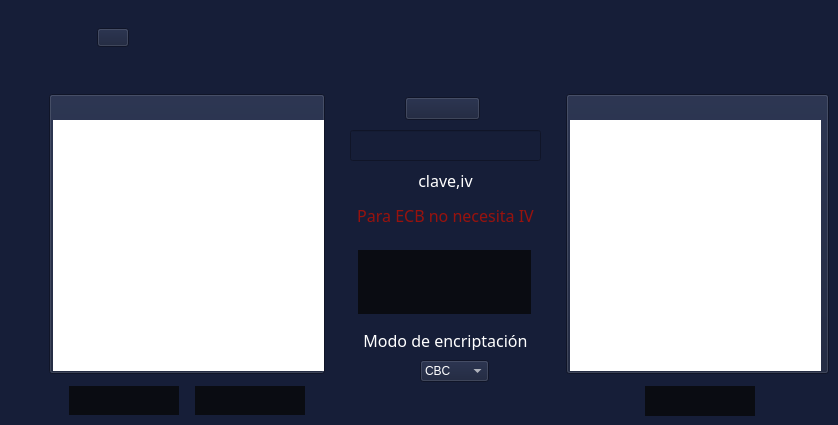
          <widget class="QWidget" name="blDes">
           <property name="styleSheet">
            <string notr="true">*{
	background-color: rgb(22,30,56);
}
QToolButton{
	color: rgb(255,255,255);
	background:rgb(10,12,18);
	border:none;
}
QToolButton:hover{
	background:rgb(33,38,52);
	border:none;
}
QTextEdit{
	background:rgb(255,255,255);
	border:none;
}
QLineEdit{
	color:rgb(255, 255, 255)
}</string>
           </property>
           <widget class="QPushButton" name="pushButton_17">
            <property name="geometry">
             <rect>
              <x>97</x>
              <y>28</y>
              <width>32</width>
              <height>19</height>
             </rect>
            </property>
            <property name="text">
             <string/>
            </property>
            <property name="icon">
             <iconset>
              <normaloff>src/titulos/Des.png</normaloff>src/titulos/Des.png</iconset>
            </property>
            <property name="iconSize">
             <size>
              <width>32</width>
              <height>19</height>
             </size>
            </property>
           </widget>
           <widget class="QPushButton" name="pushButton_51">
            <property name="geometry">
             <rect>
              <x>49</x>
              <y>94</y>
              <width>276</width>
              <height>280</height>
             </rect>
            </property>
            <property name="text">
             <string/>
            </property>
            <property name="icon">
             <iconset>
              <normaloff>src/textoDeseado.png</normaloff>src/textoDeseado.png</iconset>
            </property>
            <property name="iconSize">
             <size>
              <width>276</width>
              <height>280</height>
             </size>
            </property>
           </widget>
           <widget class="QTextEdit" name="desTextoOriginal">
            <property name="geometry">
             <rect>
              <x>53</x>
              <y>120</y>
              <width>271</width>
              <height>251</height>
             </rect>
            </property>
           </widget>
           <widget class="QToolButton" name="desCifrar">
            <property name="geometry">
             <rect>
              <x>69</x>
              <y>386</y>
              <width>110</width>
              <height>29</height>
             </rect>
            </property>
            <property name="cursor">
             <cursorShape>PointingHandCursor</cursorShape>
            </property>
            <property name="text">
             <string/>
            </property>
            <property name="icon">
             <iconset>
              <normaloff>src/BotonesGral/Cifrar.png</normaloff>src/BotonesGral/Cifrar.png</iconset>
            </property>
            <property name="iconSize">
             <size>
              <width>110</width>
              <height>29</height>
             </size>
            </property>
           </widget>
           <widget class="QToolButton" name="desDescifrar">
            <property name="geometry">
             <rect>
              <x>195</x>
              <y>386</y>
              <width>110</width>
              <height>29</height>
             </rect>
            </property>
            <property name="cursor">
             <cursorShape>PointingHandCursor</cursorShape>
            </property>
            <property name="text">
             <string/>
            </property>
            <property name="icon">
             <iconset>
              <normaloff>src/BotonesGral/Descifrar.png</normaloff>src/BotonesGral/Descifrar.png</iconset>
            </property>
            <property name="iconSize">
             <size>
              <width>110</width>
              <height>29</height>
             </size>
            </property>
           </widget>
           <widget class="QPushButton" name="pushButton_52">
            <property name="geometry">
             <rect>
              <x>405</x>
              <y>97</y>
              <width>75</width>
              <height>23</height>
             </rect>
            </property>
            <property name="text">
             <string/>
            </property>
            <property name="icon">
             <iconset>
              <normaloff>src/BotonesGral/Clave.png</normaloff>src/BotonesGral/Clave.png</iconset>
            </property>
            <property name="iconSize">
             <size>
              <width>44</width>
              <height>18</height>
             </size>
            </property>
           </widget>
           <widget class="QPushButton" name="pushButton_53">
            <property name="geometry">
             <rect>
              <x>566</x>
              <y>94</y>
              <width>263</width>
              <height>280</height>
             </rect>
            </property>
            <property name="text">
             <string/>
            </property>
            <property name="icon">
             <iconset>
              <normaloff>src/textoObtenido.png</normaloff>src/textoObtenido.png</iconset>
            </property>
            <property name="iconSize">
             <size>
              <width>263</width>
              <height>280</height>
             </size>
            </property>
           </widget>
           <widget class="QToolButton" name="desGenerar">
            <property name="geometry">
             <rect>
              <x>358</x>
              <y>250</y>
              <width>173</width>
              <height>64</height>
             </rect>
            </property>
            <property name="cursor">
             <cursorShape>PointingHandCursor</cursorShape>
            </property>
            <property name="text">
             <string/>
            </property>
            <property name="icon">
             <iconset>
              <normaloff>src/BotonesGral/Generar  Clave.png</normaloff>src/BotonesGral/Generar  Clave.png</iconset>
            </property>
            <property name="iconSize">
             <size>
              <width>173</width>
              <height>64</height>
             </size>
            </property>
           </widget>
           <widget class="QToolButton" name="desCopiar">
            <property name="geometry">
             <rect>
              <x>645</x>
              <y>386</y>
              <width>110</width>
              <height>30</height>
             </rect>
            </property>
            <property name="cursor">
             <cursorShape>PointingHandCursor</cursorShape>
            </property>
            <property name="text">
             <string/>
            </property>
            <property name="icon">
             <iconset>
              <normaloff>src/BotonesGral/Copiar.png</normaloff>src/BotonesGral/Copiar.png</iconset>
            </property>
            <property name="iconSize">
             <size>
              <width>110</width>
              <height>30</height>
             </size>
            </property>
           </widget>
           <widget class="QTextEdit" name="desTextoResult">
            <property name="geometry">
             <rect>
              <x>570</x>
              <y>120</y>
              <width>251</width>
              <height>251</height>
             </rect>
            </property>
           </widget>
           <widget class="QLabel" name="label_33">
            <property name="geometry">
             <rect>
              <x>360</x>
              <y>330</y>
              <width>171</width>
              <height>20</height>
             </rect>
            </property>
            <property name="font">
             <font>
              <family>Bahnschrift</family>
              <pointsize>12</pointsize>
             </font>
            </property>
            <property name="styleSheet">
             <string notr="true">color:white</string>
            </property>
            <property name="text">
             <string>Modo de encriptación</string>
            </property>
            <property name="alignment">
             <set>Qt::AlignCenter</set>
            </property>
           </widget>
           <widget class="QLabel" name="label_34">
            <property name="geometry">
             <rect>
              <x>350</x>
              <y>200</y>
              <width>191</width>
              <height>31</height>
             </rect>
            </property>
            <property name="font">
             <font>
              <family>Bahnschrift</family>
              <pointsize>12</pointsize>
             </font>
            </property>
            <property name="styleSheet">
             <string notr="true">color:rgb(152, 18, 13)</string>
            </property>
            <property name="text">
             <string>Para ECB no necesita IV</string>
            </property>
            <property name="alignment">
             <set>Qt::AlignCenter</set>
            </property>
           </widget>
           <widget class="QLineEdit" name="claveDes">
            <property name="geometry">
             <rect>
              <x>350</x>
              <y>130</y>
              <width>191</width>
              <height>31</height>
             </rect>
            </property>
            <property name="font">
             <font>
              <family>Bahnschrift</family>
              <pointsize>12</pointsize>
             </font>
            </property>
            <property name="styleSheet">
             <string notr="true"/>
            </property>
            <property name="text">
             <string/>
            </property>
            <property name="alignment">
             <set>Qt::AlignCenter</set>
            </property>
           </widget>
           <widget class="QLabel" name="label_35">
            <property name="geometry">
             <rect>
              <x>360</x>
              <y>170</y>
              <width>171</width>
              <height>20</height>
             </rect>
            </property>
            <property name="font">
             <font>
              <family>Bahnschrift</family>
              <pointsize>12</pointsize>
             </font>
            </property>
            <property name="styleSheet">
             <string notr="true">color:white</string>
            </property>
            <property name="text">
             <string>clave,iv</string>
            </property>
            <property name="alignment">
             <set>Qt::AlignCenter</set>
            </property>
           </widget>
           <widget class="QComboBox" name="desModo">
            <property name="geometry">
             <rect>
              <x>420</x>
              <y>360</y>
              <width>69</width>
              <height>22</height>
             </rect>
            </property>
            <property name="styleSheet">
             <string notr="true">color:white</string>
            </property>
            <item>
             <property name="text">
              <string>CBC</string>
             </property>
            </item>
            <item>
             <property name="text">
              <string>CTR</string>
             </property>
            </item>
            <item>
             <property name="text">
              <string>OFB</string>
             </property>
            </item>
            <item>
             <property name="text">
              <string>ECB</string>
             </property>
            </item>
           </widget>
          </widget>
